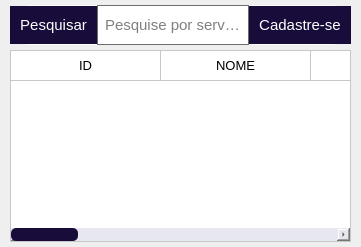
      <widget class="QWidget" name="pg_inicial">
       <layout class="QVBoxLayout" name="verticalLayout_2">
        <property name="spacing">
         <number>5</number>
        </property>
        <property name="leftMargin">
         <number>10</number>
        </property>
        <property name="topMargin">
         <number>5</number>
        </property>
        <property name="rightMargin">
         <number>10</number>
        </property>
        <property name="bottomMargin">
         <number>5</number>
        </property>
        <item>
         <widget class="QFrame" name="FrameSearch">
          <property name="sizePolicy">
           <sizepolicy hsizetype="Preferred" vsizetype="Fixed">
            <horstretch>0</horstretch>
            <verstretch>0</verstretch>
           </sizepolicy>
          </property>
          <property name="layoutDirection">
           <enum>Qt::LeftToRight</enum>
          </property>
          <property name="styleSheet">
           <string notr="true">margin: 0px;
padding: 0px;
border: transparent;
border-radius: 20px;
background-color: rgb(255, 255, 255);</string>
          </property>
          <property name="frameShape">
           <enum>QFrame::StyledPanel</enum>
          </property>
          <property name="frameShadow">
           <enum>QFrame::Raised</enum>
          </property>
          <layout class="QHBoxLayout" name="horizontalLayout_2">
           <property name="spacing">
            <number>0</number>
           </property>
           <property name="leftMargin">
            <number>0</number>
           </property>
           <property name="topMargin">
            <number>0</number>
           </property>
           <property name="rightMargin">
            <number>0</number>
           </property>
           <property name="bottomMargin">
            <number>0</number>
           </property>
           <item>
            <widget class="QPushButton" name="btnPesquisar">
             <property name="font">
              <font>
               <family>Leelawadee UI</family>
               <pointsize>11</pointsize>
               <weight>50</weight>
               <bold>false</bold>
              </font>
             </property>
             <property name="cursor">
              <cursorShape>PointingHandCursor</cursorShape>
             </property>
             <property name="styleSheet">
              <string notr="true">QPushButton{
	padding: 10px;
	background-color: rgb(24, 12, 59);
	border: transparent;
	border-top-right-radius:0px;
	border-bottom-right-radius: 0px;	
	color: rgb(255, 255, 255);
;}
QPushButton:hover{
	background-color: rgb(61, 76, 161);
}
</string>
             </property>
             <property name="text">
              <string>Pesquisar</string>
             </property>
            </widget>
           </item>
           <item>
            <widget class="QLineEdit" name="CampoPesquisa">
             <property name="minimumSize">
              <size>
               <width>0</width>
               <height>40</height>
              </size>
             </property>
             <property name="maximumSize">
              <size>
               <width>16777215</width>
               <height>40</height>
              </size>
             </property>
             <property name="font">
              <font>
               <family>Leelawadee UI</family>
               <pointsize>11</pointsize>
               <weight>50</weight>
               <bold>false</bold>
              </font>
             </property>
             <property name="styleSheet">
              <string notr="true">margin: 0px;
padding: 5px;
color: rgb(0, 0, 0);
border: 1px solid rgb(109, 109, 109);
border-radius:0px;</string>
             </property>
             <property name="maxLength">
              <number>50</number>
             </property>
             <property name="placeholderText">
              <string>Pesquise por serviços</string>
             </property>
             <property name="clearButtonEnabled">
              <bool>true</bool>
             </property>
            </widget>
           </item>
           <item>
            <widget class="QPushButton" name="btnCadastrar">
             <property name="font">
              <font>
               <family>Leelawadee UI</family>
               <pointsize>11</pointsize>
               <weight>50</weight>
               <bold>false</bold>
              </font>
             </property>
             <property name="cursor">
              <cursorShape>PointingHandCursor</cursorShape>
             </property>
             <property name="layoutDirection">
              <enum>Qt::LeftToRight</enum>
             </property>
             <property name="styleSheet">
              <string notr="true">QPushButton{
	padding: 10px;
	background-color: rgb(24, 12, 59);
	border: transparent;
	border-top-left-radius:0px;
	border-bottom-left-radius: 0px;
	color: rgb(255, 255, 255);
;}
QPushButton:hover{
	background-color: rgb(61, 76, 161);
}
</string>
             </property>
             <property name="text">
              <string>Cadastre-se</string>
             </property>
            </widget>
           </item>
          </layout>
         </widget>
        </item>
        <item>
         <widget class="QTableWidget" name="tb_usuarios">
          <property name="sizePolicy">
           <sizepolicy hsizetype="Preferred" vsizetype="Preferred">
            <horstretch>0</horstretch>
            <verstretch>0</verstretch>
           </sizepolicy>
          </property>
          <property name="cursor" stdset="0">
           <cursorShape>PointingHandCursor</cursorShape>
          </property>
          <property name="styleSheet">
           <string notr="true">QHeaderView:section{
	padding: 5px;
	background-color: rgb(255, 255, 255);
	color: rgb(0, 0, 0);
	border: transparent;
	border-right: 1px solid rgb(199, 199, 199);
	border-bottom: 1px solid rgb(199, 199, 199);
}
QHeaderView:section:hover{
	background-color: rgb(231, 231, 239);
}

QTableWidget{
	background-color: rgb(255, 255, 255);
	border: 1px solid rgb(199, 199, 199);
}

/*Mexendo no scrollbar*/

QScrollBar:horizontal{
	border: transparent;
	border-radius: 0px;
	background-color: rgb(231, 231, 239);
	height: 13px;
}

QScrollBar::handle:horizontal{
	background-color: rgb(24, 12, 59);
	/*min-height: 10px;*/
	border-radius: 5px;
}

QScrollBar::handle:horizontal:hover{
	background-color: rgb(61, 76, 161);
}

/*Mexendo na seta direita*/
QScollBar::sub-line:horizontal{
	border:transparent;
	background-color: rgba(203, 204, 210, 150);
	height: 15px;
	border-top-left-radius: 10px;
	border-top-right-radius: 10px;
	subcontrol-position:top;
	subcontrol-origin: margin;
}
QScollBar::sub-line:horizontal:hover {
	background-color: rgb(61, 76, 161);
}

/*Mexendo na seta esquerda*/
QScollBar::add-line:vertical {
	border:none;
    background-color: rgba(203, 204, 210, 150);		
	height: 15px;
	border-top-left-radius: 7px;
	border-top-right-radius: 7px;
	subcontrol-position:bottom;
	subcontrol-origin: margin;
}
QScollBar::add-line:horizontal:hover {
	background-color: rgb(61, 76, 161);
}

/*Mexendo nas setas direita e esquerda*/
QScrollBar::up-arrow:horizontal, QScrollBar::down-arrow:horizontal{
	background-color: qlineargradient(spread:pad, x1:0, y1:0, x2:1, y2:0, stop:0 rgba(0, 0, 0, 0), stop:1 rgba(255, 255, 255, 0));
}

QScrollBar::add-page:horizontal, QScrollBar::sub-page:horizontal{
		background-color: qlineargradient(spread:pad, x1:0, y1:0, x2:1, y2:0, stop:0 rgba(0, 0, 0, 0), stop:1 rgba(255, 255, 255, 0));
}



</string>
          </property>
          <attribute name="horizontalHeaderMinimumSectionSize">
           <number>100</number>
          </attribute>
          <attribute name="horizontalHeaderDefaultSectionSize">
           <number>150</number>
          </attribute>
          <column>
           <property name="text">
            <string>ID</string>
           </property>
           <property name="font">
            <font>
             <family>Leelawadee UI</family>
             <pointsize>10</pointsize>
             <weight>50</weight>
             <bold>false</bold>
             <kerning>true</kerning>
            </font>
           </property>
           <property name="textAlignment">
            <set>AlignCenter</set>
           </property>
          </column>
          <column>
           <property name="text">
            <string>NOME</string>
           </property>
           <property name="font">
            <font>
             <family>Leelawadee UI</family>
             <pointsize>10</pointsize>
             <weight>50</weight>
             <bold>false</bold>
            </font>
           </property>
           <property name="textAlignment">
            <set>AlignCenter</set>
           </property>
          </column>
          <column>
           <property name="text">
            <string>EMAIL</string>
           </property>
           <property name="font">
            <font>
             <family>Leelawadee UI</family>
             <pointsize>10</pointsize>
             <weight>50</weight>
             <bold>false</bold>
            </font>
           </property>
           <property name="textAlignment">
            <set>AlignCenter</set>
           </property>
          </column>
          <column>
           <property name="text">
            <string>TELEFONE</string>
           </property>
           <property name="font">
            <font>
             <family>Leelawadee UI</family>
             <pointsize>10</pointsize>
             <weight>50</weight>
             <bold>false</bold>
            </font>
           </property>
           <property name="textAlignment">
            <set>AlignCenter</set>
           </property>
          </column>
          <column>
           <property name="text">
            <string>RUA</string>
           </property>
           <property name="font">
            <font>
             <family>Leelawadee UI</family>
             <pointsize>10</pointsize>
             <weight>50</weight>
             <bold>false</bold>
            </font>
           </property>
           <property name="textAlignment">
            <set>AlignCenter</set>
           </property>
          </column>
          <column>
           <property name="text">
            <string>MUNICÍPIO</string>
           </property>
           <property name="font">
            <font>
             <family>Leelawadee UI</family>
             <pointsize>10</pointsize>
             <weight>50</weight>
             <bold>false</bold>
            </font>
           </property>
           <property name="textAlignment">
            <set>AlignCenter</set>
           </property>
          </column>
          <column>
           <property name="text">
            <string>HORÁRIO DISPONÍVEL</string>
           </property>
           <property name="font">
            <font>
             <family>Leelawadee UI</family>
             <pointsize>10</pointsize>
             <weight>50</weight>
             <bold>false</bold>
            </font>
           </property>
           <property name="textAlignment">
            <set>AlignCenter</set>
           </property>
          </column>
          <column>
           <property name="text">
            <string>DIAS DISPONÍVEIS</string>
           </property>
           <property name="font">
            <font>
             <family>Leelawadee UI</family>
             <pointsize>10</pointsize>
             <weight>50</weight>
             <bold>false</bold>
            </font>
           </property>
           <property name="textAlignment">
            <set>AlignCenter</set>
           </property>
          </column>
          <column>
           <property name="text">
            <string>SENHA</string>
           </property>
           <property name="font">
            <font>
             <family>Leelawadee UI</family>
             <pointsize>10</pointsize>
             <weight>50</weight>
             <bold>false</bold>
            </font>
           </property>
           <property name="textAlignment">
            <set>AlignCenter</set>
           </property>
          </column>
          <column>
           <property name="text">
            <string>TIPO DE SERVIÇO</string>
           </property>
           <property name="font">
            <font>
             <family>Leelawadee UI</family>
             <pointsize>10</pointsize>
             <weight>50</weight>
             <bold>false</bold>
            </font>
           </property>
           <property name="textAlignment">
            <set>AlignCenter</set>
           </property>
          </column>
         </widget>
        </item>
       </layout>
      </widget>
